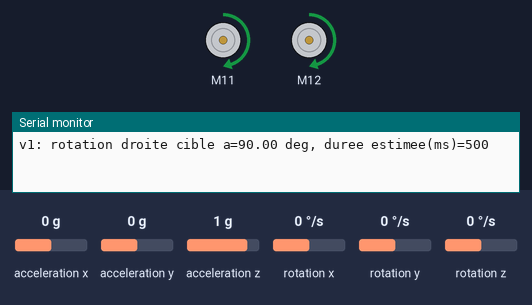
This sketch was run on a simulated Arduino Uno, built with avr-gcc and run on an emulated ATmega328P. On the bench: 2 × DC motor (green arrow = forward, orange = backward, longer = faster), the last lines printed to the serial monitor. The inputs (shaded band) are chosen by the test bench; at power-on: acceleration x 0 g, acceleration y 0 g, acceleration z 1 g, rotation x 0 °/s, rotation y 0 °/s, rotation z 0 °/s.

Above: at 0.9 s.
At 1.4 s:
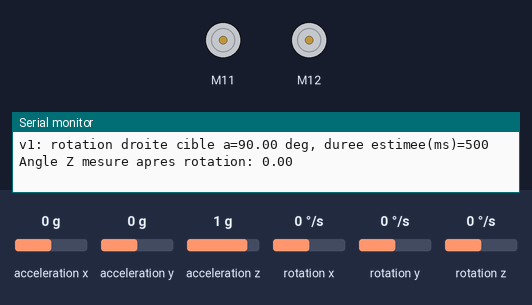
Timing chart, 0 to 2.9 s (numbered marks = the images above):
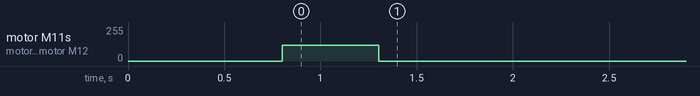

The sketch:

14-turn-right-target-v1.ino
```cpp
// Exercice 14 : tourner en direction, v1 (pilotage temporel)

#include "MeAuriga.h"
#include "Wire.h"

MeGyro gyroSensor(0, 0x69);
MeEncoderOnBoard motor1(SLOT1);
MeEncoderOnBoard motor2(SLOT2);

float a = 90.0; // Tester aussi 150, 270, 360
const int turnPwm = 120;
const float degPerSecondEstimate = 180.0; // calibration empirique
bool done = false;

void setTurnRight(int pwm) {
  motor1.setMotorPwm(pwm);
  motor2.setMotorPwm(pwm);
}

void stopRobot() {
  motor1.setMotorPwm(0);
  motor2.setMotorPwm(0);
}

void setup() {
  Serial.begin(9600);
  gyroSensor.begin();

  unsigned long turnMs = (unsigned long)(1000.0 * (a / degPerSecondEstimate));
  Serial.print("v1: rotation droite cible a=");
  Serial.print(a);
  Serial.print(" deg, duree estimee(ms)=");
  Serial.println(turnMs);

  setTurnRight(turnPwm);
  delay(turnMs);
  stopRobot();
  done = true;
}

void loop() {
  if (done) {
    gyroSensor.update();
    Serial.print("Angle Z mesure apres rotation: ");
    Serial.println(gyroSensor.getAngleZ());
    delay(1000);
  }
}
```
